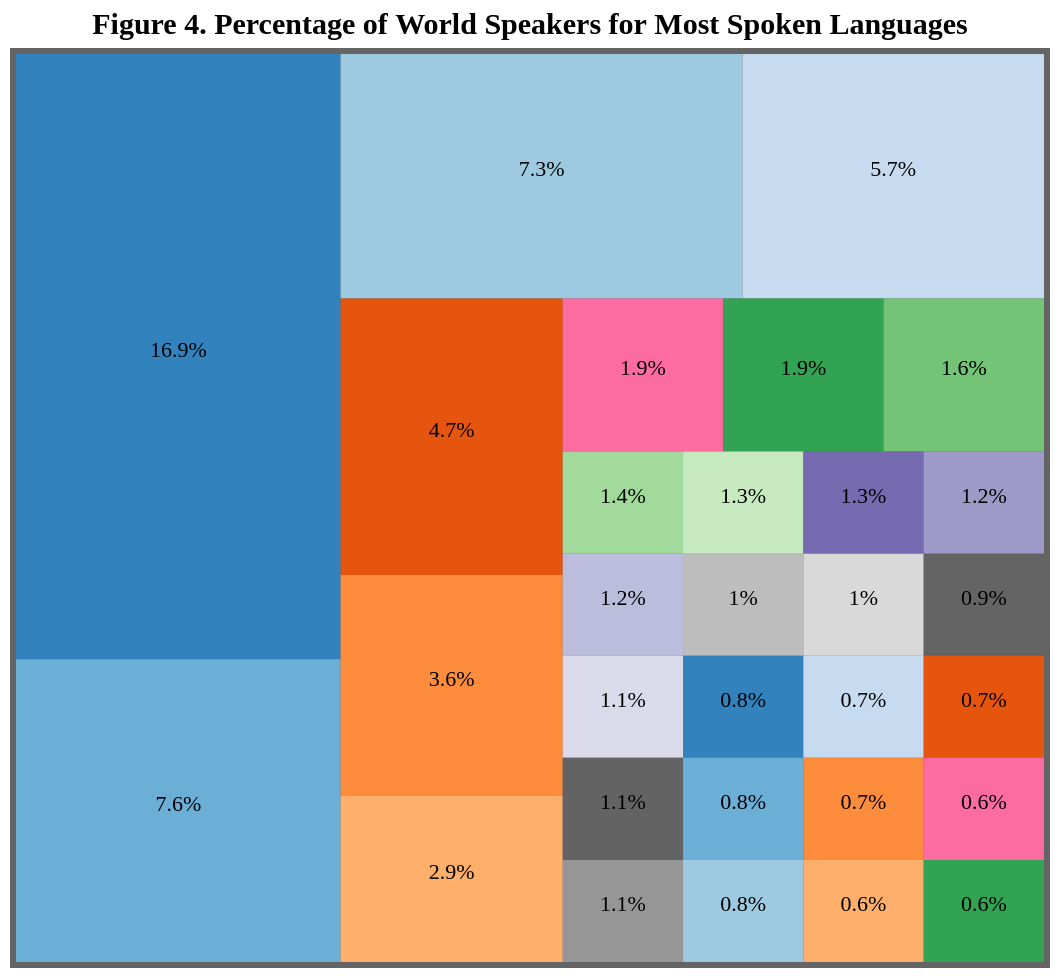

The Vega-Lite source for this figure:
### Vega specification from a JSON file in a GitHub repository (floating-point values rounded to 4 significant figures)
{"$schema": "https://vega.github.io/schema/vega/v5.json", "width": 520, "height": 460, "padding": 5, "title": {"text": "Figure 4. Percentage of World Speakers for Most Spoken Languages", "font": "Tahoma", "fontSize": 15}, "data": [{"name": "tree", "values": [{"language": "All Speakers", "parent": null, "value": 0, "total": 0}, {"language": "Chinese", "parent": "All Speakers", "value": 16, "percentage": "16.9%", "total": 1349}, {"language": "English", "parent": "All Speakers", "value": 8, "percentage": "7.6%", "total": 604}, {"language": "Hindi", "parent": "All Speakers", "value": 8, "percentage": "7.3%", "total": 586}, {"language": "Arabic", "parent": "All Speakers", "value": 6, "percentage": "5.7%", "total": 457}, {"language": "Spanish", "parent": "All Speakers", "value": 5, "percentage": "4.7%", "total": 375}, {"language": "Bengali", "parent": "All Speakers", "value": 4, "percentage": "3.6%", "total": 284}, {"language": "Portuguese", "parent": "All Speakers", "value": 3, "percentage": "2.9%", "total": 230}, {"language": "Russian", "parent": "All Speakers", "value": 2, "percentage": "1.9%", "total": 155}, {"language": "Punjabi", "parent": "All Speakers", "value": 2, "percentage": "1.9%", "total": 154}, {"language": "Japanese", "parent": "All Speakers", "value": 2, "percentage": "1.6%", "total": 125}, {"language": "Javanese", "parent": "All Speakers", "value": 1, "percentage": "1.4%", "total": 109}, {"language": "Telugu", "parent": "All Speakers", "value": 1, "percentage": "1.3%", "total": 103}, {"language": "Marathi", "parent": "All Speakers", "value": 1, "percentage": "1.3%", "total": 100}, {"language": "French", "parent": "All Speakers", "value": 1, "percentage": "1.2%", "total": 98}, {"language": "German", "parent": "All Speakers", "value": 1, "percentage": "1.2%", "total": 97}, {"language": "Urdu", "parent": "All Speakers", "value": 1, "percentage": "1.1%", "total": 91}, {"language": "Tamil", "parent": "All Speakers", "value": 1, "percentage": "1.1%", "total": 90}, {"language": "Vietnamese", "parent": "All Speakers", "value": 1, "percentage": "1.1%", "total": 87}, {"language": "Korean", "parent": "All Speakers", "value": 1, "percentage": "1%", "total": 81}, {"language": "Turkish", "parent": "All Speakers", "value": 1, "percentage": "1%", "total": 78}, {"language": "Persian", "parent": "All Speakers", "value": 1, "percentage": "0.9%", "total": 75}, {"language": "Hausa", "parent": "All Speakers", "value": 1, "percentage": "0.8%", "total": 66}, {"language": "Gujarati", "parent": "All Speakers", "value": 1, "percentage": "0.8%", "total": 64}, {"language": "Italian", "parent": "All Speakers", "value": 1, "percentage": "0.8%", "total": 62}, {"language": "Malay", "parent": "All Speakers", "value": 1, "percentage": "0.7%", "total": 58}, {"language": "Kannada", "parent": "All Speakers", "value": 1, "percentage": "0.7%", "total": 53}, {"language": "Pashto", "parent": "All Speakers", "value": 1, "percentage": "0.7%", "total": 52}, {"language": "Tagalog", "parent": "All Speakers", "value": 1, "percentage": "0.6%", "total": 47}, {"language": "Oriya", "parent": "All Speakers", "value": 1, "percentage": "0.6%", "total": 46}, {"language": "Malayalam", "parent": "All Speakers", "value": 1, "percentage": "0.6%", "total": 46}], "transform": [{"type": "stratify", "key": "language", "parentKey": "parent"}, {"type": "treemap", "field": "value", "method": "resquarify", "ratio": 1, "paddingOuter": 3, "size": [{"signal": "width"}, {"signal": "height"}]}]}], "scales": [{"name": "color", "type": "ordinal", "range": ["#646464", "#3182bd", "#6baed6", "#9ecae1", "#c6dbef", "#e6550d", "#fd8c3c", "#fdaf6b", "#fd6ca1", "#31a353", "#74c477", "#a1da9b", "#c7e9c0", "#766bb1", "#9e9ac8", "#bcbddc", "#dadaeb", "#636363", "#969696", "#bdbdbd", "#d9d9d9"]}], "marks": [{"type": "rect", "from": {"data": "tree"}, "encode": {"enter": {"fill": {"scale": "color", "field": "language"}, "tooltip": {"field": "language"}}, "update": {"x": {"field": "x0"}, "x2": {"field": "x1"}, "y": {"field": "y0"}, "y2": {"field": "y1"}, "opacity": {"value": 1}}, "hover": {"opacity": {"value": 0.5}}}}, {"type": "text", "from": {"data": "tree"}, "encode": {"enter": {"font": {"value": "Tahoma", "fontSize": 50, "fontWeight": "bold"}, "align": {"value": "center"}, "fill": {"value": "#000"}, "text": {"field": "percentage"}, "tooltip": {"field": "language"}}, "update": {"x": {"signal": "0.5 * (datum.x0 + datum.x1)"}, "y": {"signal": "0.5 * (datum.y0 + datum.y1)"}}}}]}
